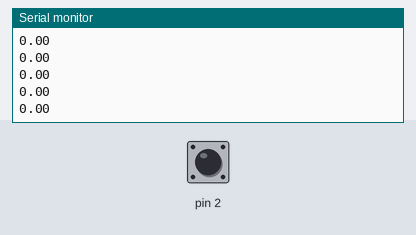
The sketch below on a simulated Arduino Uno, built with avr-gcc and run on an emulated ATmega328P. Parts: the last lines printed to the serial monitor. The inputs (shaded band) are chosen by the test bench; at power-on: pin 2 HIGH.

Above: at 1.2 s.
1.3 s: pin 2 pulled LOW for 0.15 s
At 1.9 s:
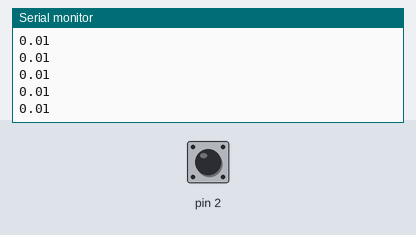
2.9 s: pin 2 pulled LOW for 1 s
At 4.0 s:
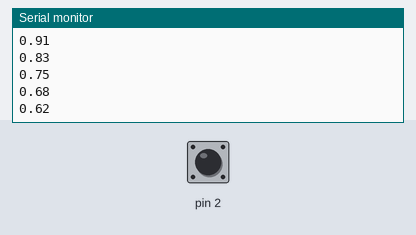
Timing chart, 0 to 5.9 s (numbered marks = the images above; inputs shaded):
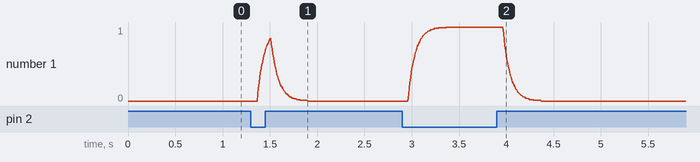

The sketch:

arduino.ino
```cpp
#include <CapacitiveSensor.h>
/*
 * This is the Arduino Code for the controller of the Flipdot toilet game.
 * Just connect the metal plate of the Sensor to Pin 2 and a short pice of Wire to pin 4
 */


#define SMOOTHING_VALUE_WEIGHT 0.1 //The bigger the number, the less the values are smoothed
#define AVERAGING_WINDOW 25

double lastVal = 0;
CapacitiveSensor sensor = CapacitiveSensor(4,2);

void setup() {
   Serial.begin(9600);
}

void loop() {
    //acuarie a new averaged sensor value
    long val =  sensor.capacitiveSensor(AVERAGING_WINDOW);

    //normalize it to a range from 0 to 1
    if(val < 200) {
      val = 200;
    } else if(val > 1200) {
      val = 1200;
    }
    val -= 200;
    double doubleVal = val / 1000.0;

    //now the smoothing code
    lastVal += (doubleVal * SMOOTHING_VALUE_WEIGHT);
    lastVal /= 1 + SMOOTHING_VALUE_WEIGHT;

    //print the result
    Serial.print(lastVal);
    Serial.println("\n");
}
```

Measured:
- after the input at 1.3 s, the serial monitor: prints a new line after 0.07 s (image 1)
- after the input at 2.9 s, the serial monitor: prints a new line after 0.21 s (image 2)
